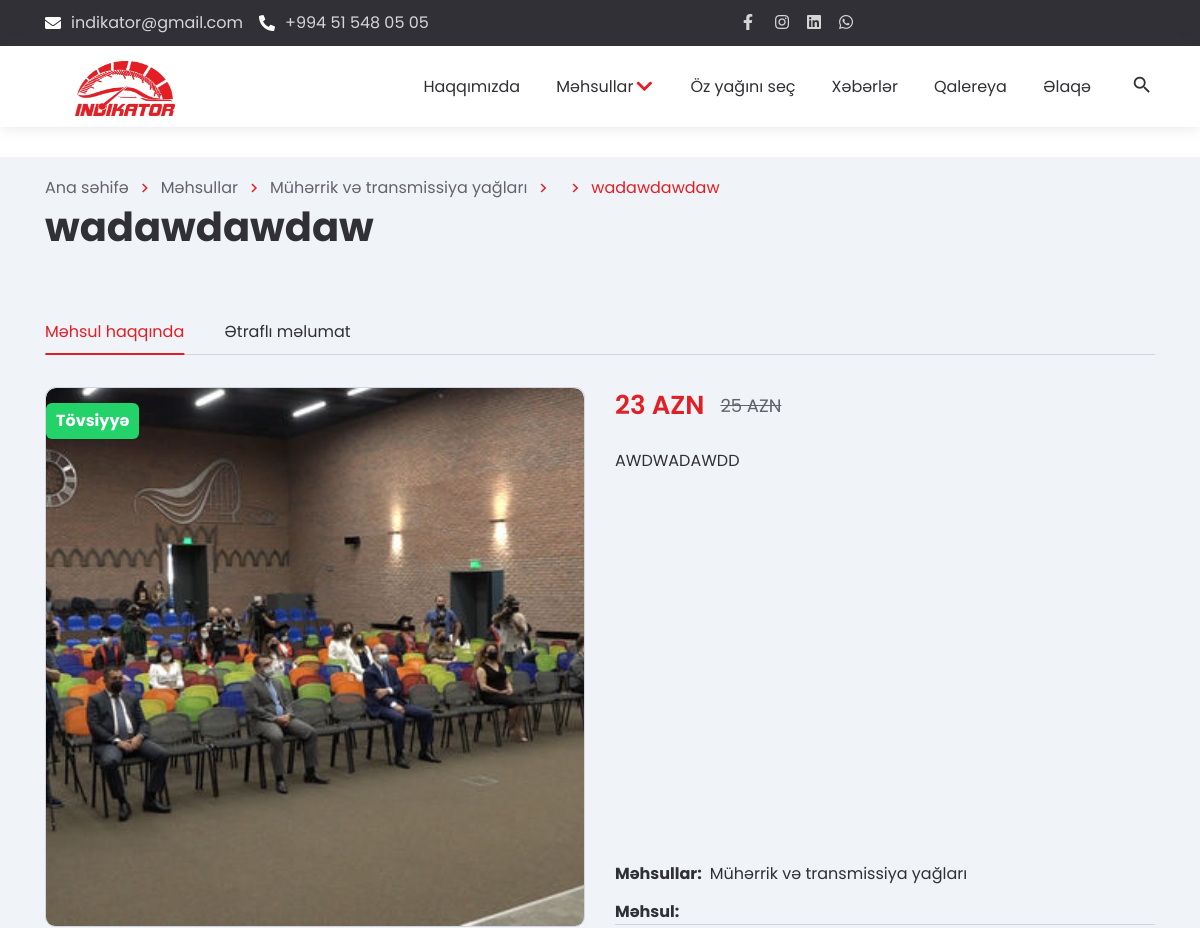
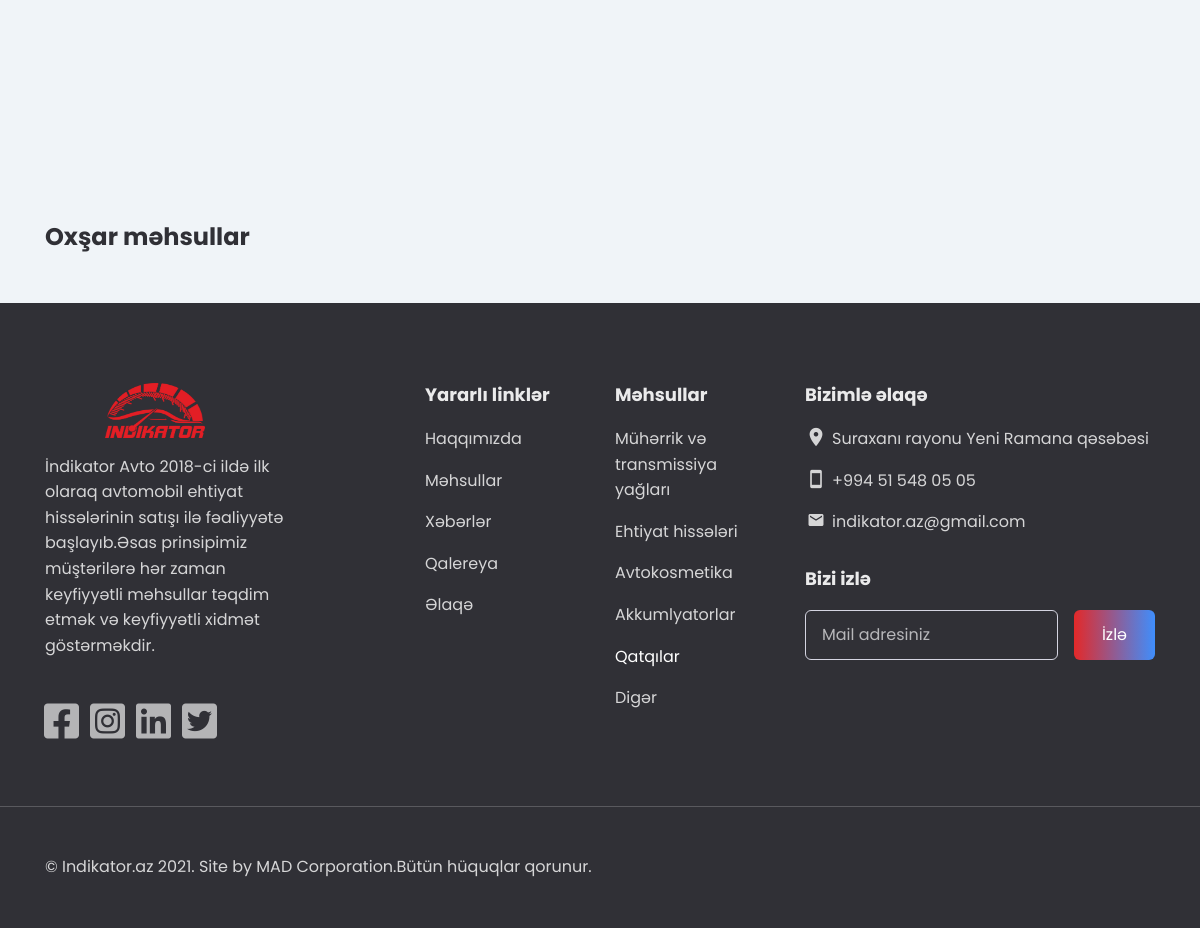
The app's page /products_ext/1 with its own data (2 pictures, top to bottom).
### models.py (models this page shows)
class Categories(db.Model):
    id=db.Column(db.Integer,primary_key=True)
    categories_name=db.Column(db.String(100))
    products=db.relationship('Products', backref='categories', lazy=True)

class Products(db.Model):
    id=db.Column(db.Integer,primary_key=True)
    product_sale=db.Column(db.String(50))
    product_sale_name=db.Column(db.String(20))
    category_id=db.Column(db.Integer,db.ForeignKey('categories.id'))
    product_img=db.Column(db.String(50))
    product_name=db.Column(db.String(50))
    product_price=db.Column(db.String(50))
    product_simple_description=db.Column(db.Text)
    product_details_description=db.Column(db.Text)
    product_old_price=db.Column(db.String(50))

### controllers/app/main.py (the view)
@app.route('/products_ext/<id>',methods=['GET','POST'] )
def products_ext_index(id):
    from models import Products
    product=Products.query.get(id)
    return render_template('app/products_ext.html',product=product,Categories=Categories,Products=Products)

### controllers/app/main.py (called while the page is built)
@app.context_processor
def inject_user():
    return dict(categories=Categories.query.all())

### templates/app/products_ext.html (shortened to what this page needs)
{% extends "app/base.html" %}
{% block content %}
            <nav class="bread-crumbs">
                <div class="container">
                    <div class="row">
                        <div class="col-12">
                            <ul class="bread-crumbs-list">
                                <li>
                                    <a href="/">Ana səhifə</a>
                                    <i class="material-icons md-18">chevron_right</i>
                                </li>
                                <li>
                                    <a href="/products">Məhsullar</a>
                                    <i class="material-icons md-18">chevron_right</i>
                                </li>
                                <li>
                                    <a href="/category/{{product.category_id}}">{{Categories.query.filter_by(id=product.category_id).first().categories_name}}</a>
                                    <i class="material-icons md-18">chevron_right</i>
                                </li>
                                <li>
                                    <i class="material-icons md-18">chevron_right</i>
                                </li>
                                <li><a href="/products">{{product.product_name}}</a></li>
                            </ul>
                        </div>
                    </div>
                    <div class="row">
                        <div class="col-12">
                            <div class="section-heading card-page-heading2">
                                <h1>{{product.product_name}}</h1>
                            </div>
                            <div class="tabs">
                                <ul class="tabs-nav">
                                    <li class="active">Məhsul haqqında</li>
                                    <li class="">Ətraflı məlumat</li>
                                </ul>
                                <div class="tabs-container">
                                    <div class="tabs-item active">
                                        <div class="row">
                                            <div class="col-md-6">
                                                <div class="product-carusel">
                                                    <div class="img-style product-carusel-main flickity-enabled is-draggable"
                                                        tabindex="0">
                                                        <div class="card-badges">
                                                            <div class="{{product.product_sale}}">{{product.product_sale_name}}</div>
                                                        </div>
                                                        <div class="flickity-viewport"
                                                            style="height: 538px; touch-action: pan-y;">
                                                            <div class="flickity-slider"
                                                                style="left: 0px; transform: translateX(0%);">
                                                                <div class="card-image pcm-item is-selected"
                                                                    style="position: absolute; left: 0%;">
                                                                    <img src="/static/uploads/{{product.product_img}}"
                                                                        alt="">
                                                                </div>
                                                            </div>
                                                        </div>
                                                    </div>
                                                    <div class="product-carusel-thumb flickity-enabled is-draggable"
                                                        tabindex="0">
                                                        <div class="flickity-viewport"
                                                            style="height: 126px; touch-action: pan-y;">
                                                        </div>
                                                    </div>
                                                </div>
                                            </div>
                                            <div class="col-md-6">
                                                <div class="product-info">
                                                    <div class="product-info-main">
                                                        <div class="card-prices card-page-prices cp-item">
                                                            <div class="card-price">{{product.product_price}}</div>
                                                            <div class="card-old-price">{{product.product_old_price}}</div>
                                                        </div>
                                                        <div class="card-section-desc cp-item">
                                                            <p>{{product.product_simple_description}}</p>
                                                        </div>
                                                    </div>
                                                    <div class="card-page-actions">
                                                        <ul class="list-style-none card-page-meta">
                                                            <li>
                                                                <b>Məhsullar:</b>
                                                                <div><a href="/category/{{product.category_id}}">{{Categories.query.filter_by(id=product.category_id).first().categories_name}}</a>
                                                                </div>
                                                            </li>
                                                            <li>
                                                                <b>Məhsul:</b>
                                                            </li>
                                                        </ul>
                                                    </div>
                                                </div>
                                            </div>
                                        </div>
                                    </div>
                                </div>
                            </div>
                        </div>
                    </div>
                    <div class="row gutters-20 related-products-row">
						<div class="col-12">
							<h4>Oxşar məhsullar</h4>
						</div>
						</div>
					</div>
                </div>
        {% endblock %}

### static/app/css/ecommerce.css (style rules this page uses)
.card-image { position: relative; display: block; width: 100%; background-color: var(--primary-bg-color); border-top-left-radius: 0.625rem; border-top-right-radius: 0.625rem; text-decoration: none; color: var(--text-secondary); overflow: hidden; }
.card-image img { position: absolute; left: 0; top: 0; display: block; width: 100%; height: 100%; -o-object-fit: cover; object-fit: cover; }
.card-image::after { content: ""; padding-top: 100%; float: left; }
.card-badges { position: absolute; left: 1rem; top: 1rem; display: flex; flex-wrap: wrap; z-index: 1; margin-left: -0.5rem; }
.card-badge { height: 2.25rem; line-height: 2.25rem; font-weight: bold; padding: 0 0.625rem; border-radius: var(--el-border-radius-min); margin-bottom: 0.5rem; margin-left: 0.5rem; }
.card-badge:last-child { margin-bottom: 0; }
.card-badge-new { color: var(--primary-color); background-color: var(--alert-success); }
.card-prices { display: flex; align-items: center; justify-content: center; font-family: var(--heading-font-family), sans-serif; line-height: 1.4; }
.card-price { font-weight: 600; font-size: 1.125rem; color: var(--main-color); }
.card-old-price { margin-right: 0.5rem; color: var(--text-secondary); text-decoration: line-through; }
.product-carusel { margin-bottom: 3rem; }
.cp-item { margin-bottom: 1.5rem; }
.cp-item p { margin-bottom: 0; }
.product-info { display: flex; flex-direction: column; justify-content: space-between; margin-bottom: 3rem; min-height: 538px; }
.card-page-heading2 { margin-bottom: 0.5rem; }
.card-page-prices { justify-content: flex-start; margin-bottom: 1.5rem; }
.card-page-prices .card-price { font-size: 1.625rem; }
.card-page-prices .card-old-price { margin-left: 1rem; font-size: 1.125rem; }
.card-page-actions { border-bottom: 1px solid var(--border-color); }
.card-page-meta > li { display: flex; align-items: center; margin-bottom: 0.75rem; }
.card-page-meta > li:last-child { margin-bottom: 0; }
.card-page-meta > li > b, .card-page-meta > li > strong { margin-right: 0.5rem; }
.card-page-meta > li a { color: var(--text-primary); text-decoration: none; }
.related-products-row { margin-top: 3rem; }

### records on screen
Categories: query.filter_by "Mühərrik və transmissiya yağları"
Products: product_name "wadawdawdaw", product_sale_name "Tövsiyyə", product_img (picture), product_price "23 AZN", product_old_price "25 AZN", product_simple_description "AWDWADAWDD"
